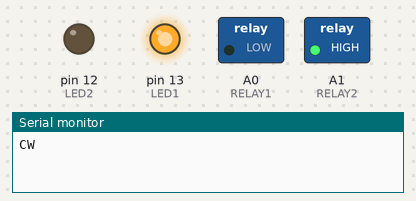
The sketch below on a simulated Arduino Uno, built with avr-gcc and run on an emulated ATmega328P. Parts: switched loads named in the sketch (green lamp = pin HIGH), output pins drawn as LEDs (lit = HIGH), the last lines printed to the serial monitor.

Above: at 1.0 s.
At 3.0 s:
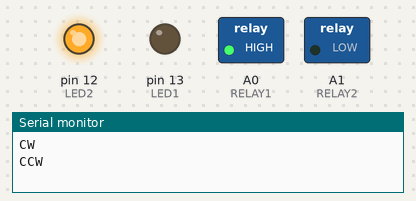
Timing chart, 0 to 5.2 s (numbered marks = the images above):
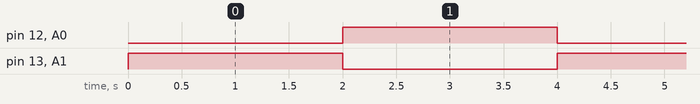

The sketch:

base_link_servo_test.ino
```cpp
int RELAY1 = A0;
int RELAY2 = A1;
int LED1 = 13;
int LED2 = 12;
int delayValue = 2000;

void setup() {
  // put your setup code here, to run once:
  pinMode(RELAY1, OUTPUT);
  pinMode(LED1, OUTPUT);
  pinMode(RELAY2, OUTPUT);
  pinMode(LED2, OUTPUT);

  Serial.begin(9600);
}

void loop() {

  // put your main code here, to run repeatedly:
  digitalWrite(RELAY1, LOW);
  digitalWrite(LED1, HIGH);
  digitalWrite(RELAY2, HIGH);
  digitalWrite(LED2, LOW);
  Serial.println("CW");
  delay(delayValue);

  digitalWrite(RELAY1, HIGH);
  digitalWrite(LED1, LOW);
  digitalWrite(RELAY2, LOW);
  digitalWrite(LED2, HIGH);
  Serial.println("CCW");
  delay(delayValue);

}
```

Measured:
- by itself, pin 12 (LED2), pin 13 (LED1), A0 (RELAY1), A1 (RELAY2): alternates HIGH for 2.0 s and LOW for 2.0 s
